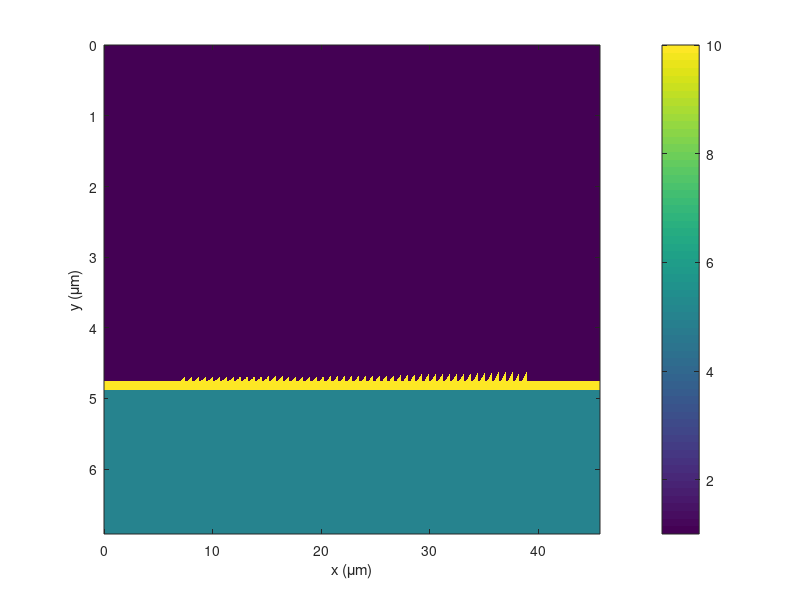

The MATLAB source for this figure: (Note: this script raises an error after producing the figure.)
% FinalGMRSimulation.m

% INITIALIZE MATLAB
close all;
clc;
clear all;
set(0,'DefaultFigureWindowStyle','docked');

% UNITS
micrometers = 1;
nanometers  = 1e-3 * micrometers;

Nf = 11;
tot_ref = zeros(1,Nf);
tot_trn = tot_ref;
tot_con = tot_ref;

%%%%%%%%%%%%%%%%%%%%%%%%%%%%%%%%%%%%%%%%%%%%%%%%%%%%%%%%%%%%
%% DASHBOARD
%%%%%%%%%%%%%%%%%%%%%%%%%%%%%%%%%%%%%%%%%%%%%%%%%%%%%%%%%%%%

% SOURCE WAVELENGTH
lam0 = 1.55 * micrometers;
lam01 = 1.40 * micrometers;
lam02 = 1.70 * micrometers;
lam0 = linspace(lam01,lam02,Nf);

% SLAB WAVEGUIDE PARAMETERS
lamd = 1.55 * micrometers;
nslab  =  sqrt(10);
nclad1 =  1.0;
nclad2 =  sqrt(5.0);
a     = lamd/(2*nslab);
a     = 0.1583*lamd;
L    = 0.4139*lamd;             % Grating period (DO NOT CHANGE)
% d    = 0.15*lamd;                % Grating depth
d    = 0.5*a;                % Grating depth
ff   = 0.6;                     % Fill fraction  (DO NOT CHANGE)

% L    = 0.83254*lamd;             % Grating period (DO NOT CHANGE)
% d    = 0.192547096774194*lamd;             % Grating depth
% % t    = lamd/(2*nr);             % Substrate thickness
% ff   = 1-0.934096;                     % Fill fraction  (DO NOT CHANGE)

PER  = 50;                      % Number of periods
Sper = PER*L;

% BRAGG GRATING PARAMETERS
ebr = 3.0;
nbr = sqrt(ebr);                      % Bragg grating refractive index
dbn  = 1.0;                      % Delta n
nbl  = nbr - dbn/2;               % Low refractive index
nbh  = nbr + dbn/2;               % High refractive index
ebrl = nbl^2;                     % Low permittivity
ebrh = nbh^2;                     % High premittivity
NPb  = 14;

% GRID PARAMETERS
BUF = 20;
Sx   = (Sper + BUF*L);
Sy   = 4*lamd;
NRES = 25;
NPML = [20 20 20 20];
nmax = max([nslab nclad1 nclad2]);

%%%%%%%%%%%%%%%%%%%%%%%%%%%%%%%%%%%%%%%%%%%%%%%%%%%%%%%%%%%%
%% COMPUTE OPTIMIZED GRID
%%%%%%%%%%%%%%%%%%%%%%%%%%%%%%%%%%%%%%%%%%%%%%%%%%%%%%%%%%%%

% FIRST GUESS AT RESOLUTION
dx = min([lamd lam01 lam02])/nmax/NRES;
dy = min([lamd lam01 lam02])/nmax/NRES;

% SNAP GRID TO CRITICAL DIMENSIONS
ny = ceil(a/dy);
dy = a/ny;
dx = dy;

% dx = 0.007635742857143;
% dy = 0.007727799558610;
% dx = 0.013959789473648;
% dy = 0.013937638489635;

% GRID SIZE
Nx = NPML(1) + ceil(Sx/dx) + NPML(2);
Nx = 1 + 2*round(Nx/2);
Sx = Nx*dx;
Ny = NPML(3) + ceil(Sy/dy) + NPML(4);
Ny = 1 + 2*round(Ny/2);
Sy = Ny*dy;
% Ny = Nx;

% 2X GRID
Nx2 = 2*Nx;     dx2 = dx/2;
Ny2 = 2*Ny;     dy2 = dy/2;

% GRID AXES
xa = [0:Nx-1]*dx;
ya = [0:Ny-1]*dy;
xa2 = [0:Nx2-1]*dx2;
ya2 = [0:Ny2-1]*dy2;

%%%%%%%%%%%%%%%%%%%%%%%%%%%%%%%%%%%%%%%%%%%%%%%%%%%%%%%%%%%%
%% BUILD DEVICE ON GRID
%%%%%%%%%%%%%%%%%%%%%%%%%%%%%%%%%%%%%%%%%%%%%%%%%%%%%%%%%%%%

% INITIALIZE MATERIALS
UR2 = ones(Nx2,Ny2);
ER2 = nclad1^2 * ones(Nx2,Ny2);

% CREATE SLAB
ny  = round((a-d)/dy2);
ny1 = 1 + floor(7*(Ny2 - ny)/10);
ny2 = ny1 + ny - 1;
nx1 = 1;
nx2 = round((PER+((BUF/2)+ff))*L/dx2);
ER2(nx1:nx2,ny1:ny2) = nslab^2;
ER2(nx2+1:end,ny1:ny2) = nslab^2;
ER2(:,ny2+1:end) = nclad2^2;

% CREATE GRATING
nd2 = ny1-1;
nd = round(d/dy2);
nd1 = nd2 - nd;
nx1 = round(5*L/dx2) + round(ff*L/dx2);
% ER2(1:nx1-1,nd1:nd2) = 1;
% ER2(nx2+1:end,nd1:nd2) = 1;


% Chirping function
yff =@(x) x;
y   =@(x) exp(x-1);

for n = 1:PER
    nx1 = round(((BUF/2)+n)*L/dx2);
%     nx2 = nx1 + round((yff(n)/PER)*ff*lamd/dx2);
    nx2 = nx1 + round(ff*L/dx2);
    nx0 = nx1 - round((1-ff)*L/dx2);
%     ER2(nx0:nx1-1,nd1:nd2-round(d*y(n/PER)/dx2)) = 1;
    Ls = (nx2-nx1+1)*dx2;
    nd2 = ny1-1;

    da = d*y(n/PER);
    for m = 0:nx2-nx1+1
        Sn = m*dx2;
        nd1 = nd2 - round((da/Ls * Sn)/dy2);
        ER2(nx1+m,nd1:nd2) = nslab^2;
    end
    
%     ER2(nx0:nx1,nd1:nd2) = nslab^2;
end

% SHOW ER2
figure('color','w');
imagesc(xa2./micrometers,ya2./micrometers,ER2');
xlabel('x (\mum)'); ylabel('y (\mum)');
colorbar;

figure('color','w');
lam0 = linspace(lam01,lam02,Nf);
%%%%%%%%%%%%%%%%%%%%%%%%%%%%%%%%%%%%%%%%%%%%%%%%%%%%%%%%%%%%
%% INCOPORATE PML
%%%%%%%%%%%%%%%%%%%%%%%%%%%%%%%%%%%%%%%%%%%%%%%%%%%%%%%%%%%%
for n = 1:Nf
clc;
disp(['Iteration ' num2str(n) ' out of ' num2str(Nf)]);
disp(['Wavelength = ' num2str(lam0(n)) ' micrometers']);
% CALCULATE PML PARAMETERS
[sx,sy] = calcpml2d([Nx2 Ny2],2*NPML);

% INCORPORATE PML
ERxx = ER2 ./ sx .* sy;
ERyy = ER2 .* sx ./ sy;
ERzz = ER2 .* sx .* sy;

URxx = UR2 ./ sx .* sy;
URyy = UR2 .* sx ./ sy;
URzz = UR2 .* sx .* sy;

% PARSE TO 1X GRID
ERxx = ERxx(2:2:Nx2,1:2:Ny2);
ERyy = ERyy(1:2:Nx2,2:2:Ny2);
ERzz = ERzz(1:2:Nx2,1:2:Ny2);

URxx = URxx(1:2:Nx2,2:2:Ny2);
URyy = URyy(2:2:Nx2,1:2:Ny2);
URzz = URzz(2:2:Nx2,2:2:Ny2);

%%%%%%%%%%%%%%%%%%%%%%%%%%%%%%%%%%%%%%%%%%%%%%%%%%%%%%%%%%%%
%% CALCULATE SOURCE
%%%%%%%%%%%%%%%%%%%%%%%%%%%%%%%%%%%%%%%%%%%%%%%%%%%%%%%%%%%%


% EXTRACT 1D CROSS SECTION
nxs  = NPML(1) + 2;
ny1  = NPML(3) + 1;
ny2  = Ny - NPML(4);
erzz = ERzz(nxs,ny1:ny2);
urxx = URxx(nxs,ny1:ny2);
uryy = URyy(nxs,ny1:ny2);

% DIAGONALIZE MATERIALS
erzz = diag(sparse(erzz));
urxx = diag(sparse(urxx));
uryy = diag(sparse(uryy));

% BUILD DERIVATE MATRICES
k0 = 2*pi/lam0(n);
ny = ny2 - ny1 + 1;
[DEX,DEY,DHX,DHY] = yeeder([1 ny],k0*[dx dy],[0 0 0 0]);

% BUILD EIGEN-VALUE PROBLEM
A = - (DHY/urxx*DEY + erzz);
B = inv(uryy);

% SOLVE EIGEN-VALUE PROBLEM
[V,D] = eig(full(A),full(B));
D = diag(D);

% IDENTIFY FUNDAMENTAL MODE
Ez0 = V(:,1);
neff = sqrt(-D(1));

%%%%%%%%%%%%%%%%%%%%%%%%%%%%%%%%%%%%%%%%%%%%%%%%%%%%%%%%%%%%
%% FDFD ANALYSIS
%%%%%%%%%%%%%%%%%%%%%%%%%%%%%%%%%%%%%%%%%%%%%%%%%%%%%%%%%%%%

% BUILD DERIVATE MATRICES
[DEX,DEY,DHX,DHY] = yeeder([Nx Ny],k0*[dx dy],[0 0 0 0]);

% DIAGONALIZE MATERIALS
ERxx = diag(sparse(ERxx(:)));
ERyy = diag(sparse(ERyy(:)));
ERzz = diag(sparse(ERzz(:)));
URxx = diag(sparse(URxx(:)));
URyy = diag(sparse(URyy(:)));
URzz = diag(sparse(URzz(:)));

% BUILD WAVE MATRIX
A = DHX/URyy*DEX + DHY/URxx*DEY + ERzz;

% SOURCE FIELD
fsrc = zeros(Nx,Ny);
for nx = 1 : Nx
    fsrc(nx,ny1:ny2) = Ez0*exp(1i*k0*neff*nx*dx); 
end

% Q
Q = zeros(Nx,Ny);
Q(1:nxs,:) = 1;
Q = diag(sparse(Q(:)));

% SOURCE VECTOR
b = (Q*A - A*Q)*fsrc(:);

% CALCULATE FIELD
f = A\b;
f = reshape(f,Nx,Ny);
% fd = f(1+NPML(1):Nx-NPML(2),1+NPML(3):Ny-NPML(4));
imagesc(xa./lamd,ya./lamd,real(f)');
xlabel('x (wavelengths \lambda_0)'); ylabel('y (wavelengths \lambda_0)');
axis equal tight;
colorbar;
caxis([-1 1]*0.1)
drawnow;
fields(:,:,n) = f(1+NPML(1):Nx-NPML(2),1+NPML(3):Ny-NPML(4));
end

% cm = bipolar(4, 'neutral', 'interp');
for a = 1:Nf
    imagesc(xa./lamd,ya./lamd,real(fields(:,:,a))');
    colormap(bipolar(256, 0.1));
xlabel('x (wavelengths \lambda_0)'); ylabel('y (wavelengths \lambda_0)');
axis equal tight;
colorbar;
caxis([-1 1]*0.02)
drawnow;
pause(0.1);
end

prop = 2000;
F = fields;
figure('color','w');


for a=1:Nf
    
% CALCULATE WAVE VECTOR COMPONENTS
Nx3 = Nx - NPML(1) - NPML(2);
k0 = 2*pi / lam0(a);
kinc = k0*sqrt(1.0) * [sin(0); cos(0)];    % INCIDENT WAVE VECTOR
m = [-floor(Nx3/2):floor(Nx3/2)]';            % DIFFRACTION ORDERS POSSIBLE
kx = kinc(1) - m*2*pi/(Nx3*dx);
ky = sqrt((k0*sqrt(1.0))^2 - kx.^2);

Fstrip = F(:,1,a);    
Fstrip(1) = 0;  Fstrip(end) = 0;
F2 = zeros(Nx3,prop);
F2(:,1) = Fstrip;

% PROPAGATE FIELDS
for p = 1:prop
    F_FFT = F2(:,p);
    F_FFT = fftshift(fft(F_FFT)) .* exp(1i*ky*dy);  
    F2(:,p+1) = ifft(ifftshift(F_FFT));
    F2(1,p+1) = 0;
    F2(end,p+1) = 0;
end

fullfields(:,:,a) = [fliplr(F2) F(:,:,a)];
imagesc(real(fullfields(:,:,a))');
    colormap(bipolar(256, 0.1));
xlabel('x (wavelengths \lambda_0)'); ylabel('y (wavelengths \lambda_0)');
axis equal tight;
colorbar;
caxis([-1 1]*0.03)
drawnow;
pause(0.1);
end

% Make movie
movie_name = 'Beam_Steering.mp4';
vid = VideoWriter(movie_name,'MPEG-4');
open(vid);

for a = 1:length(fullfields(1,1,:))
imagesc(real(fullfields(:,:,a))');
    colormap(bipolar(256, 0.1));
set(gca,'xticklabel',{},'yticklabel',{});
axis equal tight;
caxis([-1 1]*0.03)
drawnow;

frame = getframe(gcf);
    writeVideo(vid,frame);
    
% pause(0.1);
end

% Close movie
close(vid);












